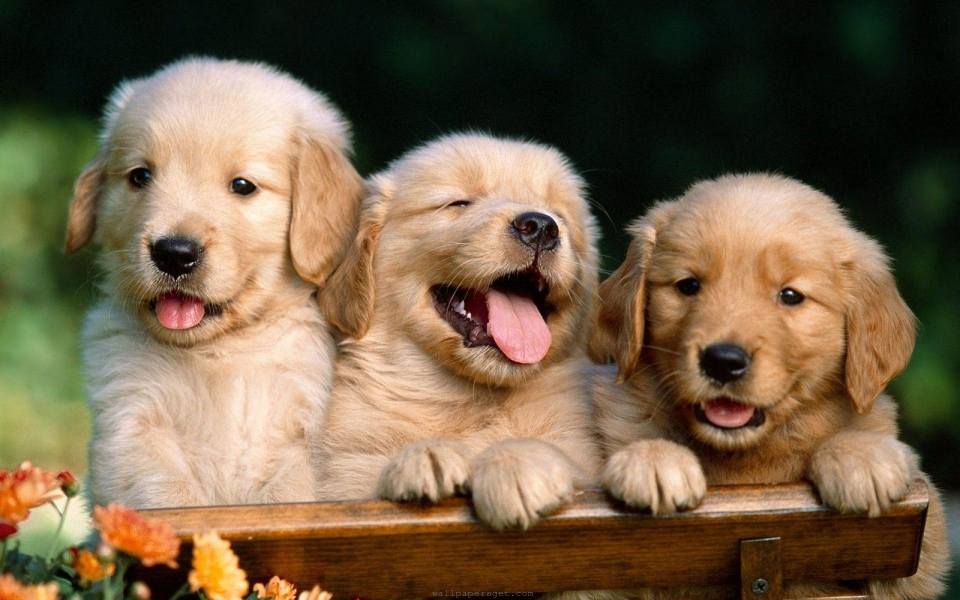
#> input picture imgs/dog.jpg, 2880 x 1800 px, found by its file name (shown at 1/3 size)
$ python dogs_image_tests.py
#> lines starting #> are read from the running program, lines starting #| are printed output that depends on the picture; after the words box and inside, x2 and y2 are one past the last pixel; in counts of white or black regions, pixels touching at a corner belong together
import cv2
import numpy as np
import os
from matplotlib import pyplot as plt

def show_image(img, title='Image'):
    cv2.imshow(title, img)
    cv2.waitKey(0)
    cv2.destroyAllWindows()

def save_image(img, filename):
    cv2.imwrite(os.path.join('processed','imgs', filename), img)

def main():
    img_path = os.path.join('imgs','dog.jpg')
    img = cv2.imread(img_path)
#> img is the input picture: shape (1800, 2880, 3); mean B, G, R 71.2, 96.3, 115.6

    if img is None:
        raise FileNotFoundError(f"Image not found at {img_path}")
    img = cv2.resize(img, (620, 480))
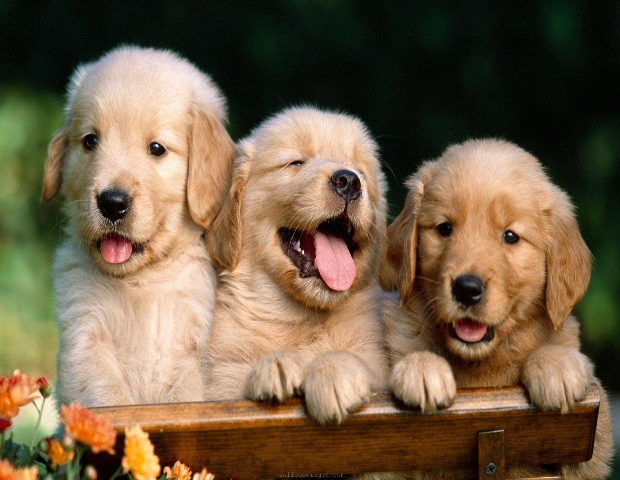
#> img: shape (480, 620, 3); mean B, G, R 71.1, 96.2, 115.5


    # Display the original image
    # show_image(img)


    # Convert to grayscale
    img_gray = cv2.cvtColor(img, cv2.COLOR_BGR2GRAY)
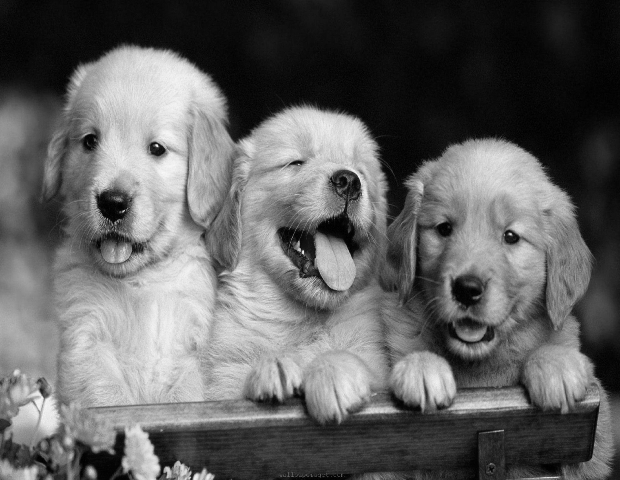
#> img_gray: shape (480, 620); min 0, max 248, mean 99.1
    img_color = cv2.cvtColor(img, cv2.COLOR_BGR2HSV)
#> img_color: shape (480, 620, 3); mean H, S, V 33.9, 131.4, 119.8
    # show_image(img_color)
    # save_image(img_gray, 'dog_gray.jpg')


    # adding blurring effects
    img_blur = cv2.GaussianBlur(img, (5, 1), 0)
    # show_image(img_blur)

    img_blur = cv2.blur(img, (1, 5), 0)
    # show_image(img_blur)

    img_blur = cv2.medianBlur(img, 7)
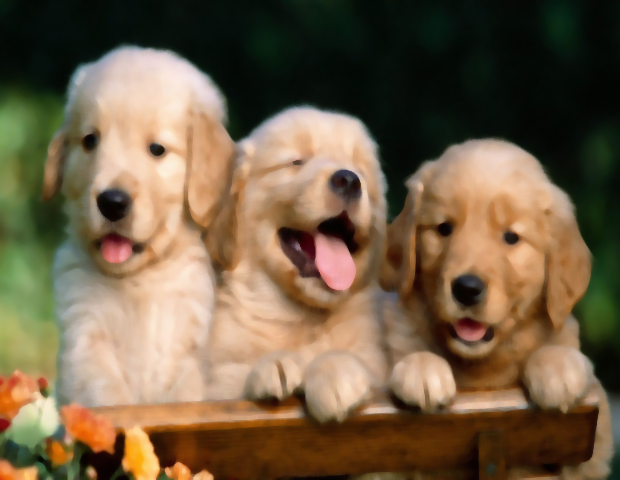
#> img_blur: shape (480, 620, 3); mean B, G, R 70.9, 96.2, 115.6
    # show_image(img_blur)
    # save_image(img_blur, 'dog_medianBlur.jpg')

    img_blur = cv2.bilateralFilter(img, 8, 75, 75)
    # show_image(img_blur)
    # save_image(img_blur, 'dog_bilateralFilter.jpg')


    # rotating the image
    img_rotated = cv2.rotate(img, cv2.ROTATE_90_CLOCKWISE)
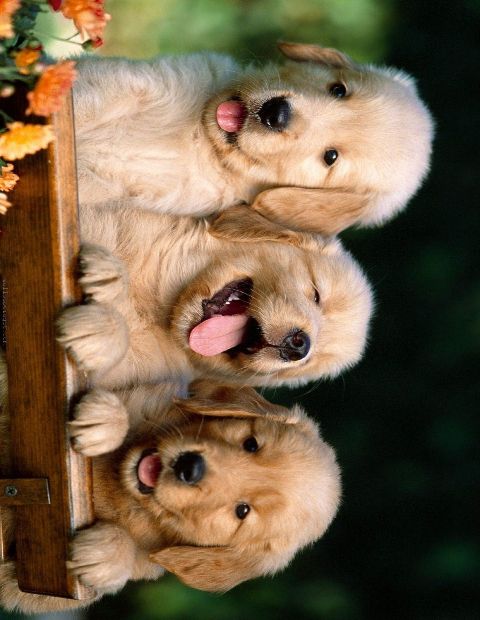
#> img_rotated: shape (620, 480, 3); mean B, G, R 71.1, 96.2, 115.5
    # show_image(img_rotated)
    # save_image(img_rotated, 'dog_rotate90.jpg')

    # flipping the image
    img_flipped = cv2.flip(img,1)
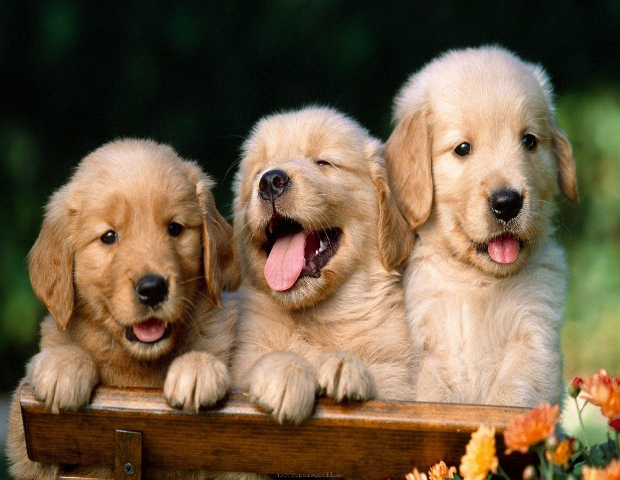
#> img_flipped: shape (480, 620, 3); mean B, G, R 71.1, 96.2, 115.5
    # show_image(img_flipped)
    # save_image(img_flipped, 'dog_flippedH.jpg')

    # Thresholding
    _, img_thres = cv2.threshold(img_gray, 80, 255, cv2.THRESH_BINARY)
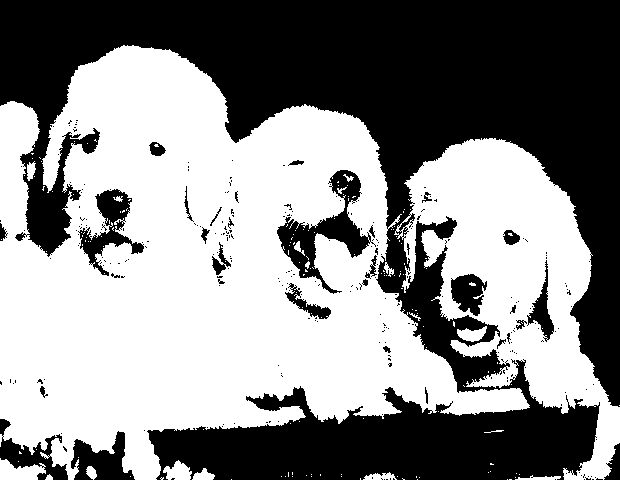
#> img_thres: shape (480, 620); 54.1% white; 271 black regions (240 under 20 px), largest, box (x1, y1, x2, y2) and area: (0, 0, 620, 480) 123492, (277, 170, 376, 294) 3448, (78, 189, 144, 276) 1897
    # show_image(img_thres)

    adap_thres = cv2.adaptiveThreshold(img_gray, 255, cv2.ADAPTIVE_THRESH_GAUSSIAN_C, cv2.THRESH_BINARY, 31, 8)
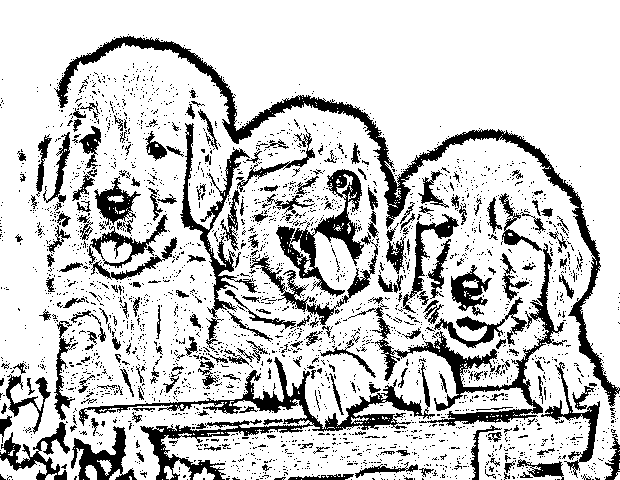
#> adap_thres: shape (480, 620); 79.7% white; 2724 black regions (2495 under 20 px), largest, box (x1, y1, x2, y2) and area: (54, 36, 620, 407) 8412, (79, 357, 435, 480) 6275, (348, 243, 567, 426) 4398
    show_image(adap_thres)


main()


def hist():
    # Histogram calculated the frequency of intensity of each color ranging [0,255]
    img_path = os.path.join('imgs','dog.jpg')
    img = cv2.imread(img_path, cv2.IMREAD_GRAYSCALE)

    # print(img.shape)

    plt.hist(img.ravel(),256,[0,256])
    plt.show()

# hist()
